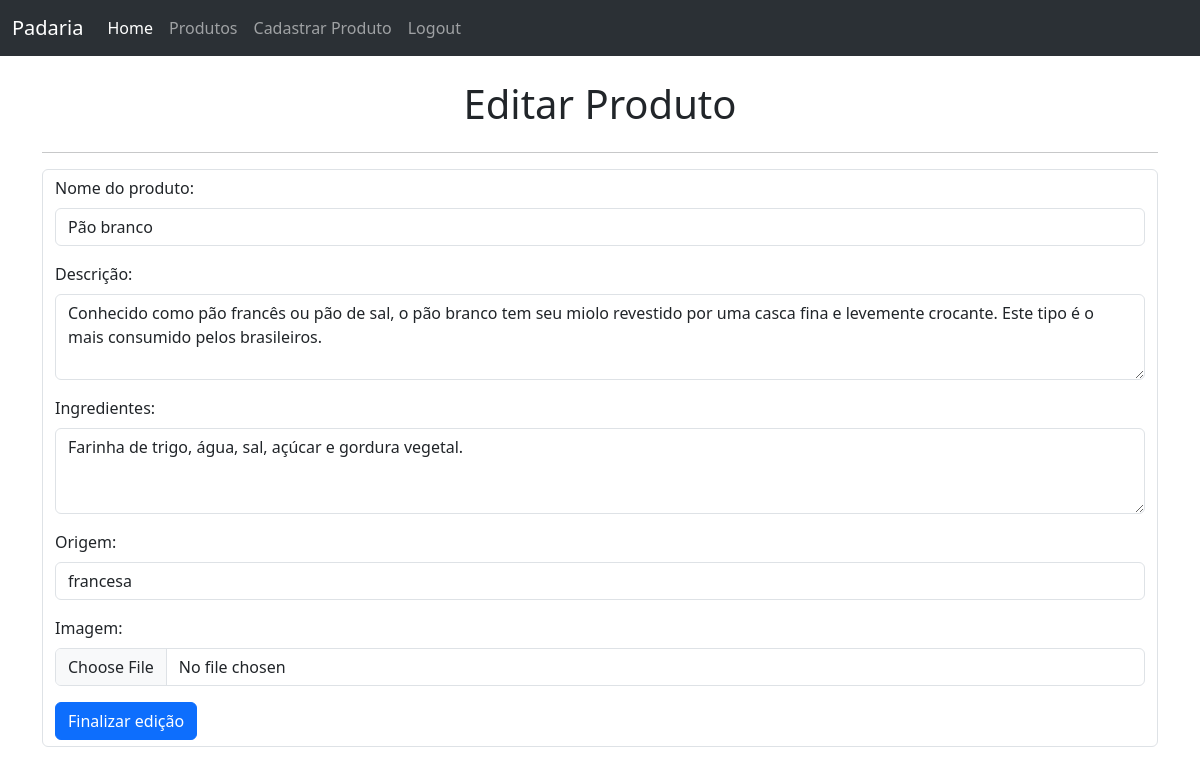
The page /editar_produto/1 on the database its author committed.
### app.py (models this page shows, shortened)
class Product(db.Model):
    __tablename__ = "produto"
    id = db.Column(db.Integer, primary_key=True)
    nome = db.Column(db.String(100), nullable=False)
    descricao = db.Column(db.String(500))
    ingredientes = db.Column(db.String(500))
    origem = db.Column(db.String(100))
    imagem = db.Column(db.String(100))

### app.py (the view)
@app.route('/editar_produto/<int:id>', methods=['GET', 'POST'])
@login_required
def editar_produto(id):
    if request.method == 'POST':
        dados_editados = request.form
        imagem = request.files['imagem']
        produto = db.session.execute(db.select(Product).filter(Product.id == id)).scalar()
        produto.nome = dados_editados['nome']
        produto.descricao = dados_editados['descricao']
        produto.ingredientes = dados_editados['ingredientes']
        produto.origem = dados_editados['origem']
        if imagem.filename:
            imagem.save(os.path.join('static/images', imagem.filename))
            produto.imagem = imagem.filename
        db.session.commit()
        return redirect('/listar_produtos')
    else:
        produto_editado = db.session.execute(db.select(Product).filter(Product.id == id)).scalar()
        print(produto_editado.nome)
        return render_template('editar.html', produto=produto_editado)

### templates/editar.html (shortened to what this page needs)
{%  extends "base.html" %}
{% block main %}
<div class="container">
    <br>
    <div class="d-flex justify-content-center">
        <h1>Editar Produto</h1>
    </div>
    <hr>
    <form action="{{url_for('editar_produto', id=produto.id)}}" class="form-control" enctype="multipart/form-data" method="post">
        <div class="mb-3">
            <label for="nome" class="form-label">Nome do produto:</label>
            <input type="text" class="form-control" name="nome" value="{{produto.nome}}" required>
        </div>
          <div class="mb-3">
            <label for="descricao" class="form-label">Descrição:</label>
            <textarea class="form-control" name="descricao" rows="3">{{produto.descricao}}</textarea>
          </div>
          <div class="mb-3">
            <label for="ingredientes" class="form-label">Ingredientes:</label>
            <textarea class="form-control" name="ingredientes" rows="3">{{produto.ingredientes}}</textarea>
          </div>
          <div class="mb-3">
            <label for="origem" class="form-label">Origem:</label>
            <input type="text" class="form-control" name="origem" value="{{produto.origem}}">
          </div>
          <div class="mb-3">
            <label for="imagem" class="form-label">Imagem:</label>
            <input type="file" class="form-control" name="imagem">
          </div>
          <input type="submit" value="Finalizar edição" class="btn btn-primary">
    </form>
</div>
<br>
{% endblock %}

### rows shown on the page
Product: nome "Pão branco", descricao "Conhecido como pão francês ou pão de sal, o pão branco tem seu miolo revestido por uma casca fina e levemente crocante. Este tipo é o mais consumido pelos brasileiros.", ingredientes "Farinha de trigo, água, sal, açúcar e gordura vegetal.", origem "francesa"
